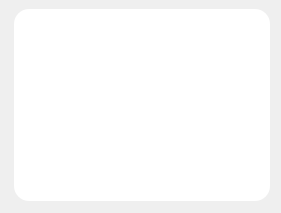
     <widget class="QWidget" name="pageSimple">
      <layout class="QGridLayout" name="gridLayout_4">
       <property name="leftMargin">
        <number>3</number>
       </property>
       <property name="topMargin">
        <number>0</number>
       </property>
       <property name="rightMargin">
        <number>0</number>
       </property>
       <property name="bottomMargin">
        <number>3</number>
       </property>
       <property name="spacing">
        <number>0</number>
       </property>
       <item row="0" column="0">
        <widget class="QFrame" name="frmSimpleHaut">
         <property name="styleSheet">
          <string notr="true">vertical-align: top;</string>
         </property>
         <property name="frameShape">
          <enum>QFrame::NoFrame</enum>
         </property>
         <property name="frameShadow">
          <enum>QFrame::Plain</enum>
         </property>
         <property name="lineWidth">
          <number>0</number>
         </property>
         <layout class="QGridLayout" name="gridLayout_3">
          <property name="leftMargin">
           <number>2</number>
          </property>
          <property name="topMargin">
           <number>0</number>
          </property>
          <property name="rightMargin">
           <number>2</number>
          </property>
          <property name="bottomMargin">
           <number>0</number>
          </property>
          <property name="horizontalSpacing">
           <number>4</number>
          </property>
          <property name="verticalSpacing">
           <number>0</number>
          </property>
          <item row="0" column="0">
           <widget class="QFrame" name="frmSimpleBas">
            <property name="styleSheet">
             <string notr="true"/>
            </property>
            <property name="frameShape">
             <enum>QFrame::NoFrame</enum>
            </property>
            <property name="frameShadow">
             <enum>QFrame::Plain</enum>
            </property>
            <property name="lineWidth">
             <number>0</number>
            </property>
            <layout class="QGridLayout" name="gridLayout_6">
             <item row="0" column="0">
              <widget class="QListWidget" name="lwSimple">
               <property name="styleSheet">
                <string notr="true">QListWidget {
  border-radius: 15px;
  border-style: solid;
  border-color: #fff;
  background: #fff;
  padding: 10px;
}</string>
               </property>
               <property name="horizontalScrollBarPolicy">
                <enum>Qt::ScrollBarAlwaysOff</enum>
               </property>
               <property name="editTriggers">
                <set>QAbstractItemView::DoubleClicked|QAbstractItemView::SelectedClicked</set>
               </property>
               <property name="showDropIndicator" stdset="0">
                <bool>false</bool>
               </property>
               <property name="dragDropMode">
                <enum>QAbstractItemView::DragDrop</enum>
               </property>
               <property name="iconSize">
                <size>
                 <width>96</width>
                 <height>96</height>
                </size>
               </property>
               <property name="textElideMode">
                <enum>Qt::ElideNone</enum>
               </property>
               <property name="movement">
                <enum>QListView::Free</enum>
               </property>
               <property name="viewMode">
                <enum>QListView::IconMode</enum>
               </property>
               <property name="uniformItemSizes">
                <bool>true</bool>
               </property>
               <property name="sortingEnabled">
                <bool>true</bool>
               </property>
              </widget>
             </item>
            </layout>
           </widget>
          </item>
         </layout>
        </widget>
       </item>
      </layout>
     </widget>
